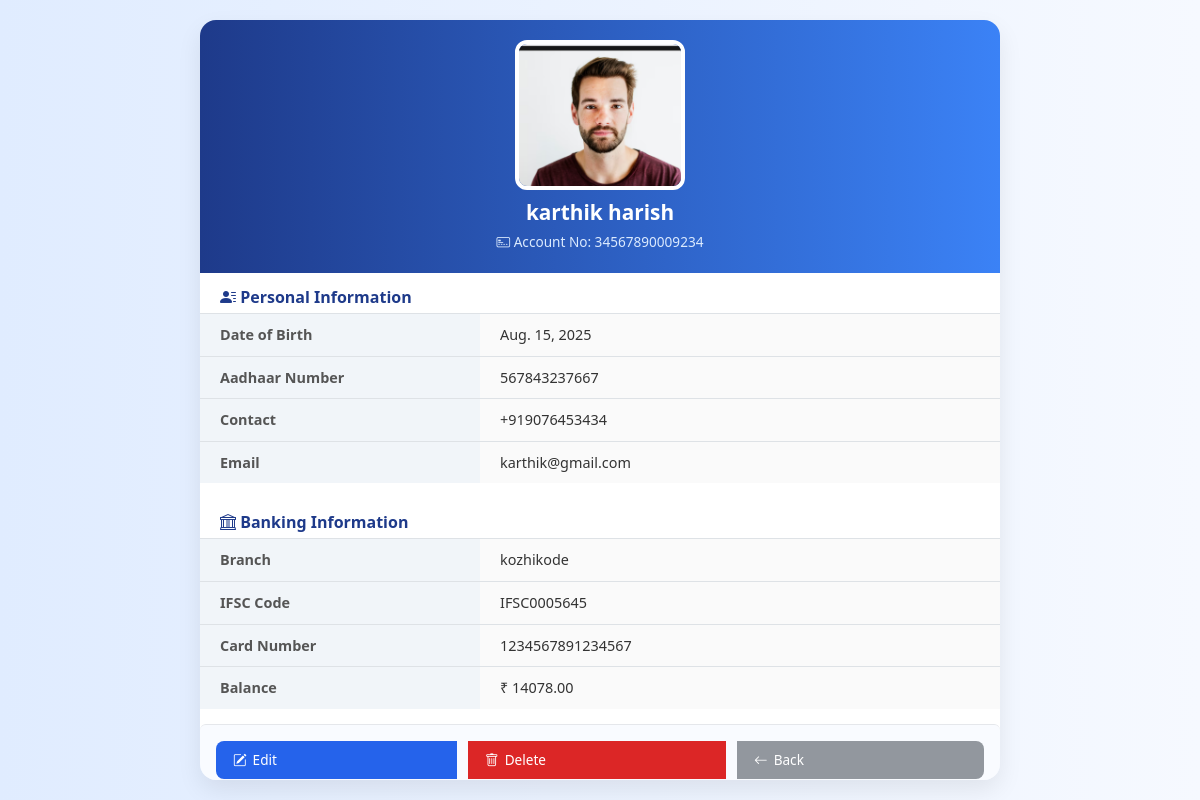
The page /profile/23/ on the database as committed earlier.
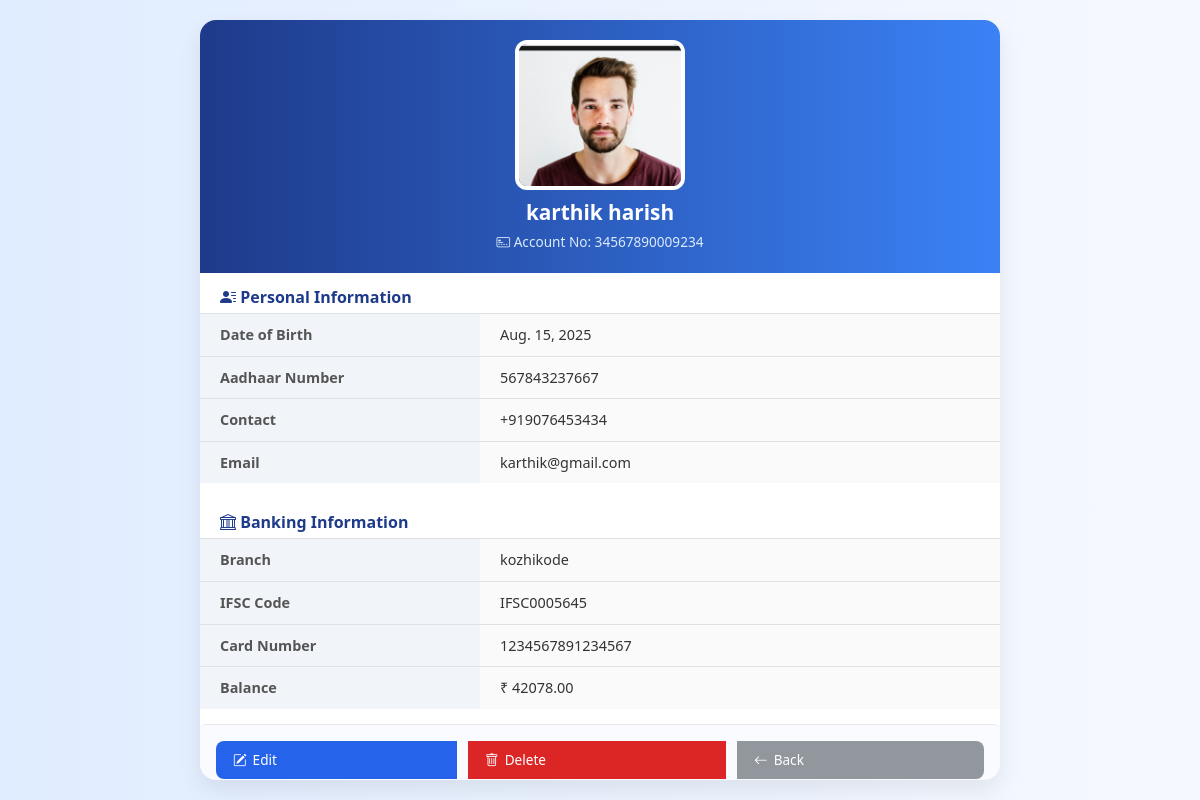
The same page on the database as committed later.
### api/models.py (models this page shows, shortened)
class BankUser(models.Model):
    date = models.DateField(default=date.today)
    first_name = models.CharField(max_length=20)
    last_name = models.CharField(max_length=20)
    dob = models.DateField()
    account_number = models.CharField(
        max_length=12,
        unique=True,
        validators=[RegexValidator(r'^\d{10,12}$', 'Account number must be 12 digits')]
    )
    branch = models.CharField(max_length=50)
    ifsc = models.CharField(
        max_length=11,
        validators=[RegexValidator(
            r'^[A-Z]{4}0[A-Z0-9]{6}$',
            'Invalid IFSC. Format: 4 letters, 0, then 6 alphanumerics (e.g., SBIN0001234)'
        )]
    )
    aadhaar_number = models.CharField(
        max_length=12,
        validators=[RegexValidator(r'^\d{12}$', 'Aadhaar must be a 12-digit number')]
    )
    Contact_number = models.CharField(
        max_length=13,
        validators=[RegexValidator(r'^\+91\d{10}$', 'Mobile must be +91 followed by 10 digits')]
    )
    email = models.EmailField(validators=[EmailValidator('Enter a valid email address')])
    card_number = models.CharField(
        max_length=16,
        validators=[RegexValidator(r'^\d{16}$', 'Card number must be exactly 16 digits')]
    )
    card_pin = models.CharField(
        max_length=6,
        validators=[
            RegexValidator(r'^\d+$', 'PIN must be numeric only'),
            MinLengthValidator(4, message="PIN must be at least 4 digits"),
            MaxLengthValidator(6, message="PIN can be at most 6 digits"),
        ]
    )
    photo = models.ImageField(upload_to='user_photos/', null=True, blank=True)
    balance = models.DecimalField(max_digits=12, decimal_places=2, default=0.00)
    pin = models.CharField(max_length=6,default='0000')
    class Meta:
        db_table = 'bankuser'
    class Meta:
        db_table = 'bankuser'

### api/views.py (the view)
# urls.py: path('profile/<int:user_id>/', views.user_profile, name='user_profile'),
def user_profile(request, user_id):
    user = get_object_or_404(BankUser, id=user_id)
    return render(request, 'user_profile.html', {'user': user})

### api/templates/user_profile.html (shortened to what this page needs)
{% load static %}
<!DOCTYPE html>
<html lang="en">
<head>
  <link href="https://cdn.jsdelivr.net/npm/bootstrap@5.3.2/dist/css/bootstrap.min.css" rel="stylesheet">
  <link href="https://cdn.jsdelivr.net/npm/bootstrap-icons@1.10.5/font/bootstrap-icons.css" rel="stylesheet">
</head>
<body>
<div class="profile-container">
  <div class="profile-header">
    {% if user.photo %}
      <img src="{{ user.photo.url }}" alt="User Photo">
    {% else %}
      <img src="{% static 'images/default_user.png' %}" alt="No Photo">
    {% endif %}
    <h4>{{ user.first_name }} {{ user.last_name }}</h4>
    <small><i class="bi bi-credit-card-2-front"></i> Account No: {{ user.account_number }}</small>
  </div>
  <div class="section-label"><i class="bi bi-person-lines-fill"></i> Personal Information</div>
  <table class="info-table">
    <tr><th>Date of Birth</th><td>{{ user.dob }}</td></tr>
    <tr><th>Aadhaar Number</th><td>{{ user.aadhaar_number }}</td></tr>
    <tr><th>Contact</th><td>{{ user.Contact_number }}</td></tr>
    <tr><th>Email</th><td>{{ user.email }}</td></tr>
  </table>
  <div class="section-label"><i class="bi bi-bank"></i> Banking Information</div>
  <table class="info-table">
    <tr><th>Branch</th><td>{{ user.branch }}</td></tr>
    <tr><th>IFSC Code</th><td>{{ user.ifsc }}</td></tr>
    <tr><th>Card Number</th><td>{{ user.card_number }}</td></tr>
    <tr><th>Balance</th><td>₹ {{ user.balance }}</td></tr>
  </table>
  <div class="btn-group">
    <a href="{% url 'edit_user' user.id %}" class="btn btn-custom btn-edit"><i class="bi bi-pencil-square"></i> Edit</a>
    <a href="{% url 'delete_user' user.id %}" class="btn btn-custom btn-delete" onclick="return confirm('Are you sure you want to delete this user?');">
      <i class="bi bi-trash"></i> Delete
    </a>
    <a href="{% url 'user_list' %}" class="btn btn-custom btn-back"><i class="bi bi-arrow-left"></i> Back</a>
  </div>
</div>
</body>
</html>

Rows that differ between the two databases and show on the page:
changed BankUser "karthik": balance "14078.00" → "42078.00"
